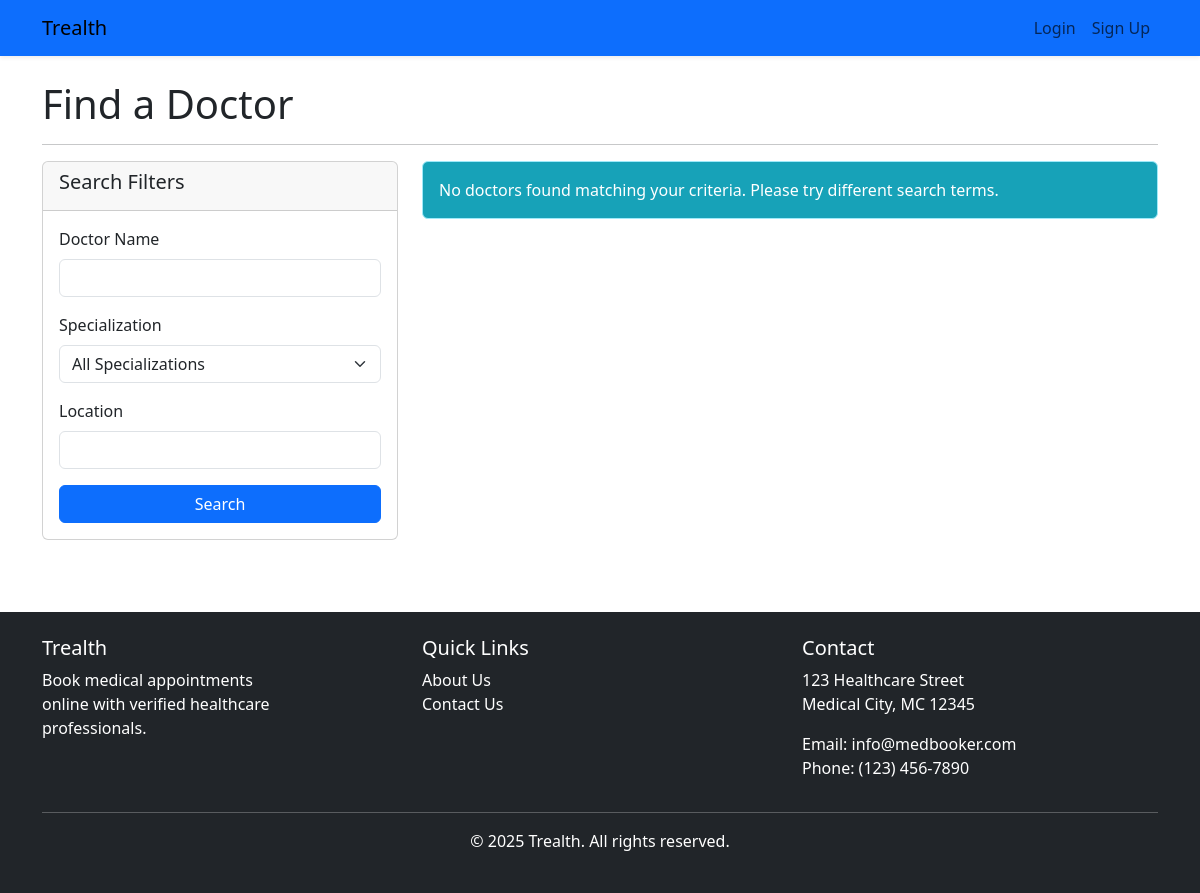
The page /find-doctor/ on the database as committed earlier.
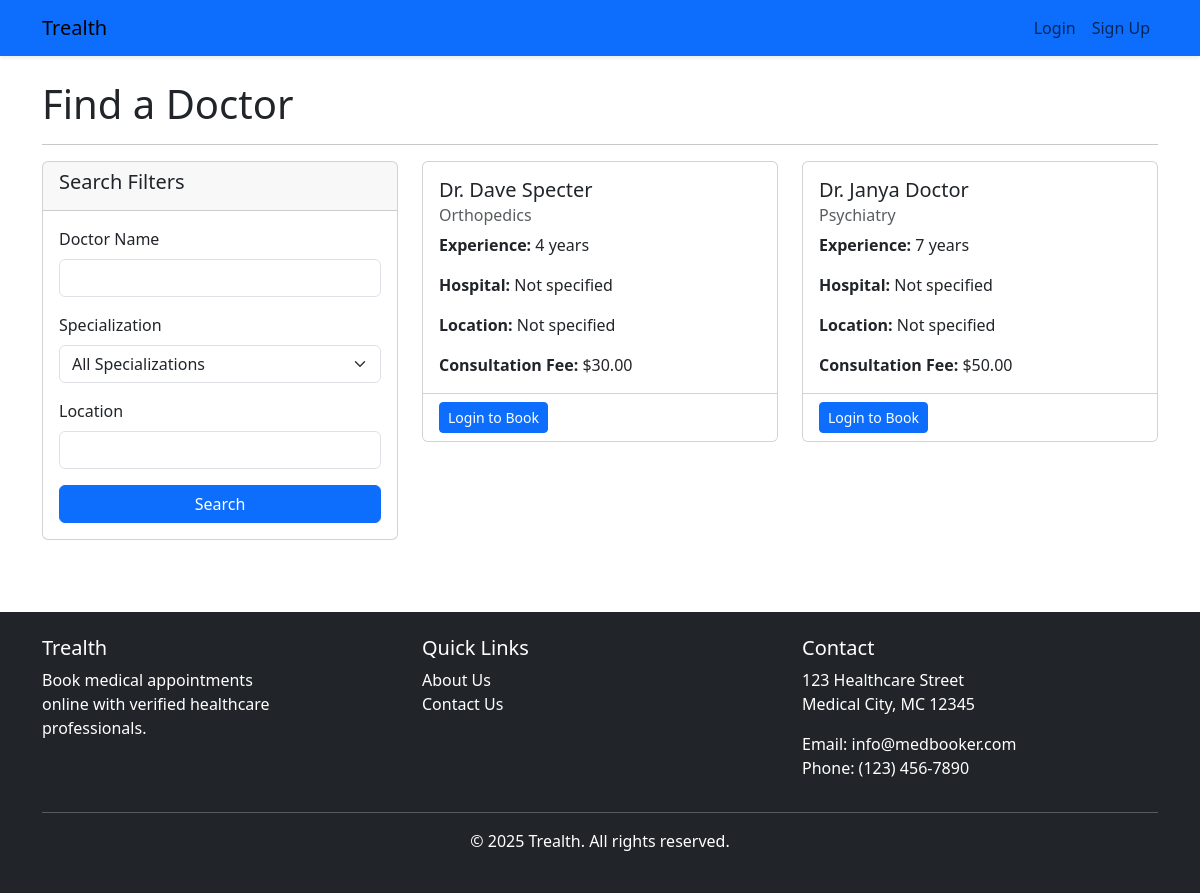
The same page on the database as committed later.
### doctors/models.py (models this page shows, shortened)
class Doctor(models.Model):
    doctor_id = models.AutoField(primary_key=True)
    user = models.OneToOneField(settings.AUTH_USER_MODEL, on_delete=models.CASCADE, related_name='doctor_profile')
    full_name = models.CharField(max_length=255)
    specialization = models.CharField(max_length=255)
    experience_years = models.IntegerField()
    license_number = models.CharField(max_length=50)
    consultation_fee = models.DecimalField(max_digits=10, decimal_places=2)
    hospital_name = models.CharField(max_length=255)
    hospital_location = models.CharField(max_length=255)

### core/views.py (the view)
# urls.py: path('find-doctor/', views.find_doctor, name='find_doctor'),
def find_doctor(request):
    doctors = Doctor.objects.all()
    name = request.GET.get('name', '')
    specialization = request.GET.get('specialization', '')
    location = request.GET.get('location', '')
    if name:
        doctors = doctors.filter(full_name__icontains=name)
    if specialization:
        doctors = doctors.filter(specialization__iexact=specialization)
    if location:
        doctors = doctors.filter(hospital_location__icontains=location)
    return render(request, 'core/find_doctor.html', {
        'doctors': doctors,
        'name': name,
        'specialization': specialization,
        'location': location,
    })

### templates/core/find_doctor.html (shortened to what this page needs)
{% extends 'base.html' %}
{% block content %}
<div class="row">
    <div class="col-md-12">
        <h1>Find a Doctor</h1>
        <hr>
    </div>
</div>
<div class="row">
    <div class="col-md-4 mb-4">
        <div class="card">
            <div class="card-header">
                <h5>Search Filters</h5>
            </div>
            <div class="card-body">
                <form method="get">
                    <div class="mb-3">
                        <label for="name" class="form-label">Doctor Name</label>
                        <input type="text" class="form-control" id="name" name="name" value="{{ request.GET.name|default:'' }}">
                    </div>
                    <div class="mb-3">
                        <label for="specialization" class="form-label">Specialization</label>
                        <select class="form-select" id="specialization" name="specialization">
                            <option value="" {% if not request.GET.specialization %}selected{% endif %}>All Specializations</option>
                        </select>
                    </div>
                    <div class="mb-3">
                        <label for="location" class="form-label">Location</label>
                        <input type="text" class="form-control" id="location" name="location" value="{{ request.GET.location|default:'' }}">
                    </div>
                    <div class="d-grid">
                        <button type="submit" class="btn btn-primary">Search</button>
                    </div>
                </form>
            </div>
        </div>
    </div>
    <div class="col-md-8">
        <div class="row">
            {% if doctors %}
                {% for doctor in doctors %}
                    <div class="col-md-6 mb-4">
                        <div class="card h-100">
                            <div class="card-body">
                                <h5 class="card-title">Dr. {{ doctor.full_name }}</h5>
                                <h6 class="card-subtitle mb-2 text-muted">{{ doctor.specialization }}</h6>
                                <p class="card-text"><strong>Experience:</strong> {{ doctor.experience_years }} years</p>
                                <p class="card-text"><strong>Hospital:</strong> {{ doctor.hospital_name }}</p>
                                <p class="card-text"><strong>Location:</strong> {{ doctor.hospital_location }}</p>
                                <p class="card-text"><strong>Consultation Fee:</strong> ${{ doctor.consultation_fee }}</p>
                            </div>
                            <div class="card-footer bg-white">
                                {% if user.is_authenticated and user.user_type == 'patient' %}
                                    <a href="{% url 'patients:book_appointment' %}?doctor={{ doctor.doctor_id }}" class="btn btn-primary btn-sm">Book Appointment</a>
                                {% else %}
                                    <a href="{% url 'accounts:login' %}?next={% url 'patients:book_appointment' %}?doctor={{ doctor.doctor_id }}" class="btn btn-primary btn-sm">Login to Book</a>
                                {% endif %}
                            </div>
                        </div>
                    </div>
                {% endfor %}
            {% else %}
                <div class="col-md-12">
                    <div class="alert alert-info">
                        No doctors found matching your criteria. Please try different search terms.
                    </div>
                </div>
            {% endif %}
        </div>
    </div>
</div>
{% endblock %}

### templates/base.html (shortened to what this page needs)
<!DOCTYPE html>
<html lang="en">
<head>
    <link href="https://cdn.jsdelivr.net/npm/bootstrap@5.3.0-alpha1/dist/css/bootstrap.min.css" rel="stylesheet">
    <link rel="stylesheet" href="https://cdn.jsdelivr.net/npm/bootstrap-icons@1.10.0/font/bootstrap-icons.css">
</head>
<body>
    <nav class="navbar navbar-expand-lg navbar-light bg-primary  shadow-sm">
        <div class="container">
            <a class="navbar-brand" href="{% url 'core:home' %}">Trealth</a>
            <div class="collapse navbar-collapse" id="navbarNav">
                <ul class="navbar-nav ms-auto">
                    {% if user.is_authenticated %}
                        {% if user.user_type == 'doctor' %}
                            <li class="nav-item">
                                <a class="nav-link" href="{% url 'doctors:dashboard' %}">Dashboard</a>
                            </li>
                        {% elif user.user_type == 'patient' %}
                            <li class="nav-item">
                                <a class="nav-link" href="{% url 'patients:dashboard' %}">Dashboard</a>
                            </li>
                        {% elif user.user_type == 'admin' %}
                            <li class="nav-item">
                                <a class="nav-link" href="{% url 'admin_portal:dashboard' %}">Admin</a>
                            </li>
                        {% endif %}
                        <li class="nav-item dropdown">
                            <a class="nav-link dropdown-toggle" href="#" id="navbarDropdown" role="button" data-bs-toggle="dropdown" aria-expanded="false">
                                {{ user.first_name }}
                            </a>
                            <ul class="dropdown-menu dropdown-menu-end" aria-labelledby="navbarDropdown">
                                {% if user.user_type == 'doctor' %}
                                    <li><a class="dropdown-item" href="{% url 'doctors:profile' %}">Profile</a></li>
                                {% elif user.user_type == 'patient' %}
                                    <li><a class="dropdown-item" href="{% url 'patients:profile' %}">Profile</a></li>
                                {% endif %}
                                <li><hr class="dropdown-divider"></li>
                                <li><a class="dropdown-item" href="{% url 'accounts:logout' %}">Logout</a></li>
                            </ul>
                        </li>
                    {% else %}
                        <li class="nav-item">
                            <a class="nav-link" href="{% url 'accounts:login' %}">Login</a>
                        </li>
                        <li class="nav-item">
                            <a class="nav-link" href="{% url 'accounts:signup' %}">Sign Up</a>
                        </li>
                    {% endif %}
                </ul>
            </div>
        </div>
    </nav>
    <div class="container mt-4">
        {% block content %}{% endblock %}
    </div>
    <footer class="bg-dark text-white py-4 mt-5">
        <div class="container">
            <div class="row">
                <div class="col-md-4">
                    <h5>Trealth</h5>
                    <div style="width: 70%;">
                        <p>Book medical appointments online with verified healthcare professionals.</p>
                    </div>
                </div>
                <div class="col-md-4">
                    <h5>Quick Links</h5>
                    <ul class="list-unstyled">
                        <li><a href="{% url 'core:about' %}" class="text-white" style="text-decoration: none;">About Us</a></li>
                        <li><a href="{% url 'core:contact' %}" class="text-white" style="text-decoration: none;">Contact Us</a></li>
                    </ul>
                </div>
                <div class="col-md-4">
                    <h5>Contact</h5>
                    <address>
                        <p>123 Healthcare Street<br>Medical City, MC 12345</p>
                        <p>Email: info@medbooker.com<br>Phone: (123) 456-7890</p>
                    </address>
                </div>
            </div>
            <hr>
            <div class="text-center">
                <p>&copy; 2025 Trealth. All rights reserved.</p>
            </div>
        </div>
    </footer>
</body>
</html>

Rows that differ between the two databases and show on the page:
added Doctor: full_name "Dave Specter", specialization "Orthopedics", experience_years "4", hospital_name "Not specified", hospital_location "Not specified", consultation_fee "30.00"
added Doctor: full_name "Janya Doctor", specialization "Psychiatry", experience_years "7", hospital_name "Not specified", hospital_location "Not specified", consultation_fee "50.00"
Other text that changed with them:
text no longer shown: "No doctors found matching your criteria. Please try different search terms."
